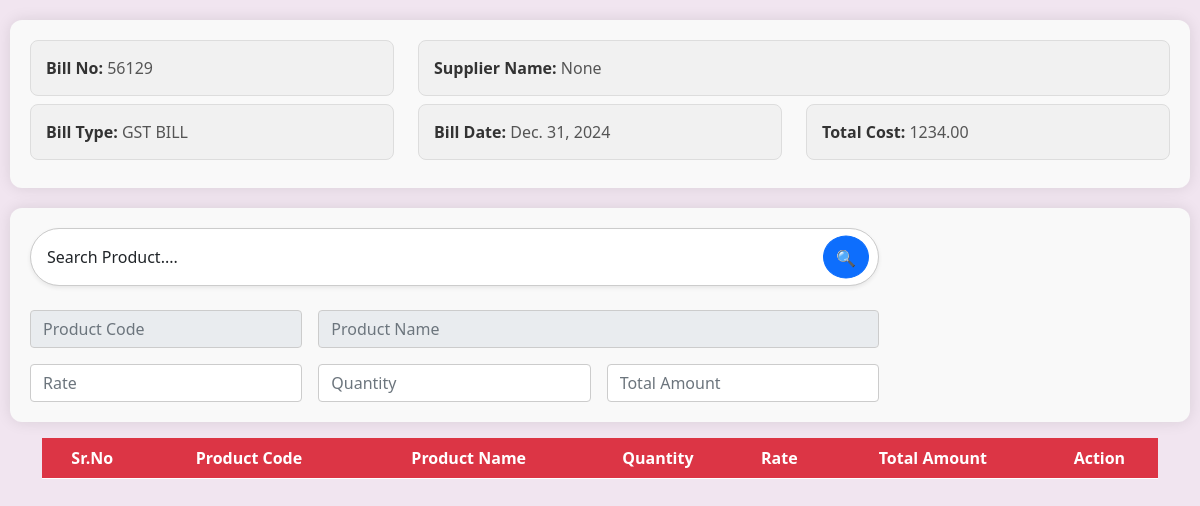
Page /workshop/purchase-item-list/4 on the committed database.
### ERP_Admin/models.py (models this page shows, shortened)
class Purchase(models.Model):
    bill_no = models.CharField(max_length=50, db_index=True, unique=True, null=False, blank=False)
    supplier_name = models.CharField(max_length=100, db_index=True, null=True, blank=True)
    bill_type = models.CharField(max_length=30, db_index=True, choices=PURCHASE_GST)
    bill_date = models.DateField(auto_now_add=False, db_index=True)
    total_cost = models.DecimalField(max_digits=12, decimal_places=2, default=0.0)
    bill_file = models.FileField(upload_to="Purchase Bill", null=True, blank=True)

### ERP_Workshop/views.py (the view)
# urls.py: path('purchase-item-list/<int:id>', views.purchase_item_list, name='workshop_purchase_item_list'),
def purchase_item_list(request,id):
    purchase=get_object_or_404(Purchase, id=id)
    item=PurchaseItem.objects.all().order_by('-id')
    product_data = list(Product.objects.select_related('model'))
    cache.set('product_data', product_data, timeout=300)  # Store for 300 seconds
    product_data = cache.get('product_data')
    return render(request, "workshop_purchase_item_list.html",{'item':item,'purchase':purchase,'product_data':product_data})

### ERP_Workshop/templates/workshop_purchase_item_list.html (shortened to what this page needs)
{% extends "base_window.html" %}
{% load crispy_forms_tags %}
{% block content %}
<main id="main" class="main">
    <section class="section dashboard">
        <div class="container-fluid mb-3 bill-info-header">
            <div class="row">
                <div class="col-sm-4 mb-2">
                    <div class="info-field">
                        <strong>Bill No:</strong> {{ purchase.bill_no }}
                    </div>
                </div>
                <div class="col-sm-8 mb-2">
                    <div class="info-field">
                        <strong>Supplier Name:</strong> {{ purchase.supplier_name }}
                    </div>
                </div>
                <div class="col-sm-4 mb-2">
                    <div class="info-field">
                        <strong>Bill Type:</strong> {{ purchase.bill_type }}
                    </div>
                </div>
                <div class="col-sm-4 mb-2">
                    <div class="info-field">
                        <strong>Bill Date:</strong> {{ purchase.bill_date }}
                    </div>
                </div>
                <div class="col-sm-4 mb-2">
                    <div class="info-field">
                        <strong>Total Cost:</strong> {{ purchase.total_cost }}
                    </div>
                </div>
            </div>
        </div>
        <div class="container-fluid mb-3 form-header">
            <div class="row">
                <div class="col-sm-9">
                    <form action="#" method="get" class="position-relative">
                        <select name="search_product" id="search_product" class="form-control rounded-pill shadow-sm p-3" style="border: 1px solid #ccc; font-size: 1rem;" >
                            <option value="">Search Product....</option>
                        </select>
                        <button type="submit" class="btn btn-primary rounded-circle position-absolute"
                            style="top: 50%; right: 10px; transform: translateY(-50%); height: 43px;">
                            🔍
                        </button>
                    </form>
                    <div class="row g-3 mt-2">
                        <div class="col-md-4">
                            <input type="text" class="form-control" placeholder="Product Code" readonly
                                style="border: 1px solid #ccc; font-size: 1rem;" />
                        </div>
                        <div class="col-md-8">
                            <input type="text" class="form-control" placeholder="Product Name" readonly
                                style="border: 1px solid #ccc; font-size: 1rem;" />
                        </div>
                        <div class="col-md-4">
                            <input type="text" class="form-control" placeholder="Rate"
                                style="border: 1px solid #ccc; font-size: 1rem;" />
                        </div>
                        <div class="col-md-4">
                            <input type="text" class="form-control" placeholder="Quantity"
                                style="border: 1px solid #ccc; font-size: 1rem;" />
                        </div>
                        <div class="col-md-4">
                            <input type="text" class="form-control" placeholder="Total Amount"
                                style="border: 1px solid #ccc; font-size: 1rem;" />
                        </div>
                    </div>
                </div>
                <div class="col-sm-3">
                </div>
            </div>
        </div>
        <div class="container mt-3" style=" overflow:scroll;">
            <table id="example" class="table table-striped "
                style="overflow:scroll; width:100%;min-width: max-content;">
                <thead class="bg-danger">
                    <tr class="bg-gradient-primary text-light ">
                        <th scope="col" class="text-center text-white" style="">Sr.No</th>
                        <th scope="col" class="text-center text-white" style="">Product Code</th>
                        <th scope="col" class="text-center text-white" style="">Product Name</th>
                        <th scope="col" class="text-center text-white" style="">Quantity</th>
                        <th scope="col" class="text-center text-white" style="">Rate</th>
                        <th scope="col" class="text-center text-white" style="">Total Amount</th>
                        <th scope="col" class="text-center text-white" style="">Action</th>
                    </tr>
                </thead>
            </table>
        </div>
    </section>
</main>
{% endblock content %}

### ERP_Admin/templates/base_window.html (style rules this page uses)
body { padding: 0px 10px; background-color: rgb(241, 229, 240); }

### ERP_Workshop/templates/workshop_purchase_item_list.html (style rules this page uses)
.bill-info-header { background-color: #f9f9f9; border-radius: 12px; box-shadow: 0px 0px 15px rgba(0, 0, 0, 0.1); padding: 20px; margin-top: 20px; }
.info-field { background-color: #f1f1f1; padding: 15px; border-radius: 8px; border: 1px solid #ddd; font-size: 1rem; color: #555; width: 100%; text-align: left; }
.info-field strong { color: #333; margin-bottom: 5px; }
.col-sm-3 { display: flex; justify-content: center; align-items: center; }
.col-sm-4 { display: flex; justify-content: center; align-items: center; }
.form-header { background-color: #f9f9f9; border-radius: 12px; box-shadow: 0px 0px 15px rgba(0, 0, 0, 0.1); padding: 20px; margin-top: 20px; }

### rows in the picture
Purchase: bill_no "56129", supplier_name "None", bill_type "GST BILL", bill_date "Dec. 31, 2024", total_cost "1234.00"
